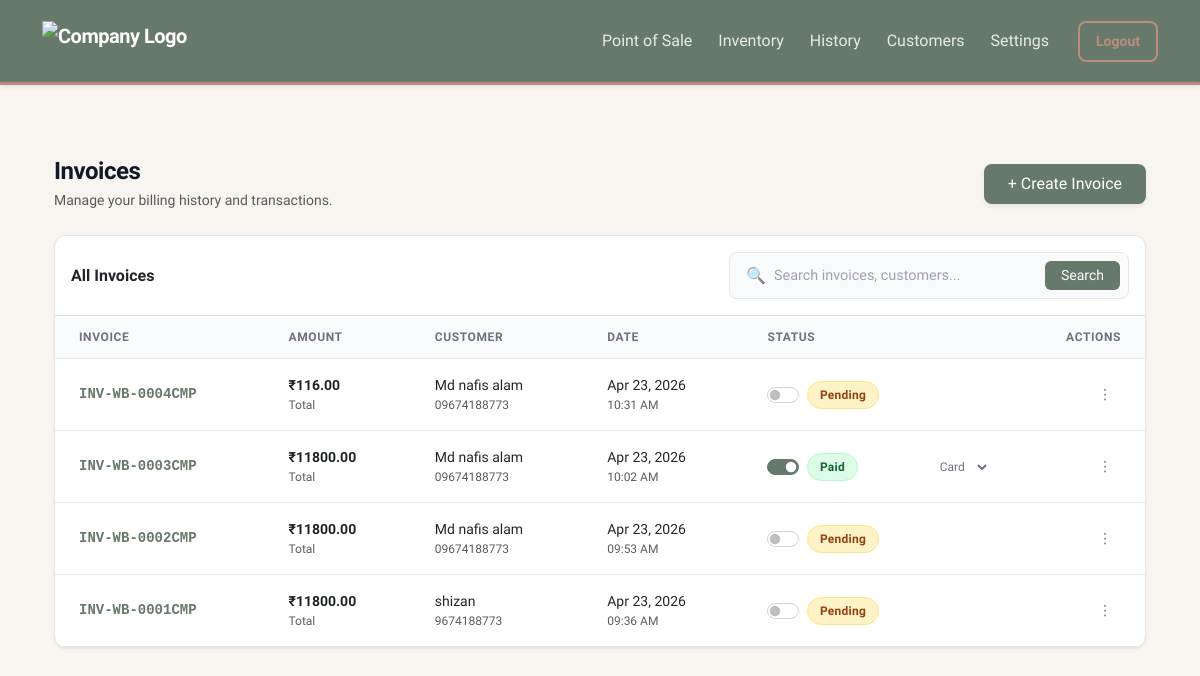
The page /billing/history (signed in) on the database as committed earlier.
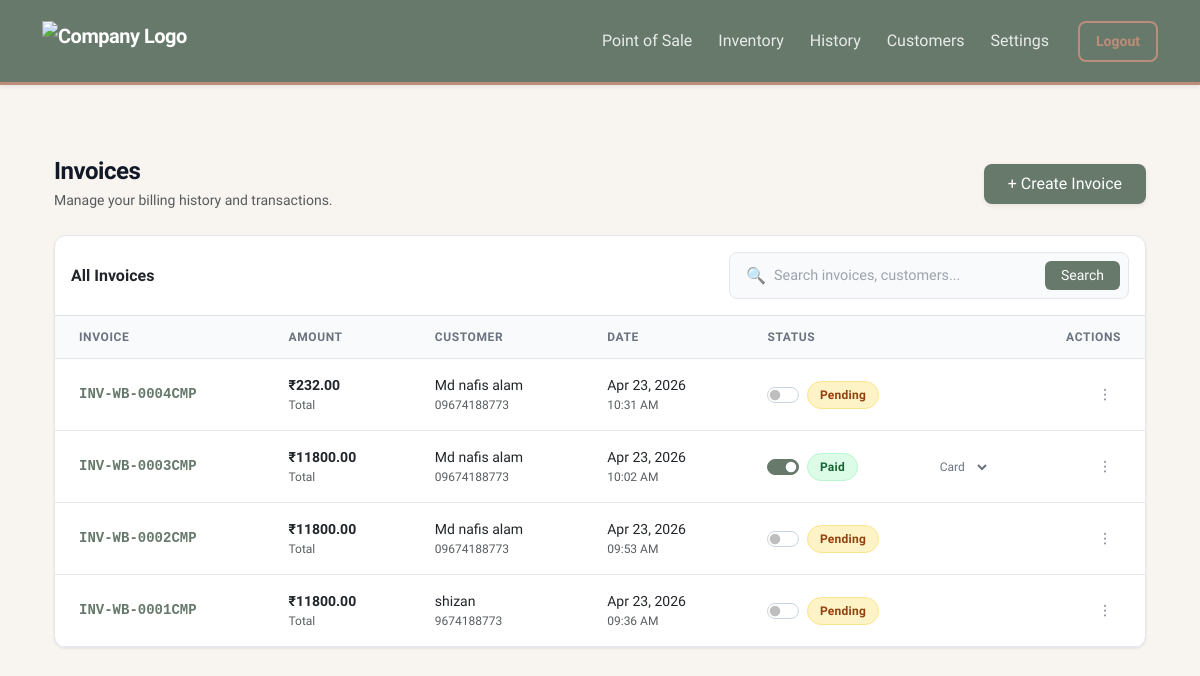
The same page on the database as committed later.
### core/models.py (models this page shows)
class Invoice(db.Model):
    __tablename__ = 'invoices'
    id = db.Column(db.Integer, primary_key=True)
    company_id = db.Column(db.Integer, db.ForeignKey('companies.id'), nullable=False) # ISOLATION
    invoice_number = db.Column(db.String(50), unique=True, nullable=False)
    access_token = db.Column(db.String(64), unique=True, nullable=True)
    customer_id = db.Column(db.Integer, db.ForeignKey('customers.id'), nullable=False)
    subtotal = db.Column(db.Float, nullable=False)
    discount_type = db.Column(db.String(10))
    discount_value = db.Column(db.Float, default=0.0)
    total_tax = db.Column(db.Float, nullable=False)
    grand_total = db.Column(db.Float, nullable=False)
    is_paid = db.Column(db.Boolean, default=False)
    payment_method = db.Column(db.String(20), default='Cash')
    split_gst = db.Column(db.Boolean, default=True)
    created_at = db.Column(db.DateTime, default=get_ist_time)
    items = db.relationship('InvoiceItem', backref='invoice', lazy=True)

class Customer(db.Model):
    __tablename__ = 'customers'
    id = db.Column(db.Integer, primary_key=True)
    company_id = db.Column(db.Integer, db.ForeignKey('companies.id'), nullable=False) # ISOLATION
    name = db.Column(db.String(100), nullable=False)
    phone_number = db.Column(db.String(15), nullable=False) # Removed unique=True so diff companies can have same customer
    email = db.Column(db.String(100), nullable=True)
    created_at = db.Column(db.DateTime, default=get_ist_time)
    invoices = db.relationship('Invoice', backref='customer', lazy=True)

### core/billing/routes.py (the view, shortened to what this page needs)
@billing_bp.route('/history')
def history():
    company_id = session.get('company_id')
    if not company_id:
        flash("Please log in to view history.", "warning")
        return redirect(url_for('auth.login'))
    page = request.args.get('page', 1, type=int)
    search_query = request.args.get('search', '').strip()
    query = Invoice.query.join(Customer).filter(Invoice.company_id == company_id)
    pagination = query.order_by(Invoice.created_at.desc()).paginate(page=page, per_page=10)
    return render_template(
        'billing/history.html',
        pagination=pagination,
        search_query=search_query
    )

### core/templates/billing/history.html (shortened to what this page needs)
{% extends "base.html" %}
{% block content %}
<div class="container-fluid py-4">
    <div class="d-flex flex-column flex-sm-row justify-content-between align-items-sm-center gap-3 mb-4">
        <div>
            <h1 class="page-title mb-1">Invoices</h1>
            <p class="text-muted text-sm mb-0">Manage your billing history and transactions.</p>
        </div>
        <a href="/billing" class="btn btn-dark fw-medium px-4 py-2 rounded-3 shadow-sm text-nowrap" style="background-color: var(--brand-sage); border: none;">
            + Create Invoice
        </a>
    </div>
    <div class="enterprise-card mb-4">
        <div class="p-3 border-bottom d-flex flex-column flex-md-row justify-content-between align-items-md-center gap-3">
            <h6 class="mb-0 fw-bold text-dark">All Invoices</h6>
            <form method="GET" action="/billing/history" class="w-100" style="max-width: 400px;">
                <div class="search-input-group">
                    <span class="ps-2 text-muted">🔍</span>
                    <input type="text" name="search" placeholder="Search invoices, customers..." value="{{ search_query or '' }}">
                    <button type="submit" class="btn btn-sm btn-dark px-3 rounded-2" style="background: var(--brand-sage); border: none;">Search</button>
                </div>
            </form>
        </div>
        <div class="table-responsive">
            <table class="table-pro">
                <thead>
                    <tr>
                        <th>Invoice</th>
                        <th>Amount</th>
                        <th>Customer</th>
                        <th>Date</th>
                        <th>Status</th>
                        <th class="text-end">Actions</th>
                    </tr>
                </thead>
                <tbody>
                    {% for inv in pagination.items %}
                    <tr>
                        <td>
                            <div class="invoice-id">{{ inv.invoice_number }}</div>
                        </td>
                        <td>
                            <div class="fw-bold text-dark">₹{{ "%.2f"|format(inv.grand_total) }}</div>
                            <div class="text-muted text-xs">Total</div>
                        </td>
                        <td>
                            <div class="fw-medium text-dark">{{ inv.customer.name }}</div>
                            <div class="text-muted text-xs">{{ inv.customer.phone_number }}</div>
                        </td>
                        <td>
                            <div class="text-dark text-sm">{{ inv.created_at.strftime('%b %d, %Y') }}</div>
                            <div class="text-muted text-xs">{{ inv.created_at.strftime('%I:%M %p') }}</div>
                        </td>
                        <td>
                            <div class="d-flex align-items-center justify-content-between gap-3">
                                <div class="form-check form-switch m-0 p-0 d-flex align-items-center">
                                    <input class="form-check-input payment-toggle m-0 me-2 shadow-none" type="checkbox" data-id="{{ inv.id }}" {% if inv.is_paid %}checked{% endif %}>
                                    <span class="status-label-wrapper">
                                        {% if inv.is_paid %}
                                            <span class="status-badge badge-paid">Paid</span>
                                        {% else %}
                                            <span class="status-badge badge-pending">Pending</span>
                                        {% endif %}
                                    </span>
                                </div>
                                <select class="pro-select payment-method-select" data-id="{{ inv.id }}" {% if not inv.is_paid %}style="display: none;"{% endif %}>
                                    <option value="Card" {% if inv.payment_method == 'Card' %}selected{% endif %}>Card</option>
                                </select>
                            </div>
                        </td>
                        <td class="text-end">
                            <div class="dropdown">
                                <button class="btn-icon" type="button" data-bs-toggle="dropdown" aria-expanded="false">
                                    ⋮
                                </button>
                            </div>
                        </td>
                    </tr>
                    {% endfor %}
                </tbody>
            </table>
        </div>
    </div>
</div>
{% endblock %}

### core/templates/base.html (shortened to what this page needs)
<!DOCTYPE html>
<html lang="en">
<head>
    <link href="https://cdn.jsdelivr.net/npm/bootstrap@5.3.0/dist/css/bootstrap.min.css" rel="stylesheet">
</head>
<body>
    <nav class="navbar navbar-expand-lg navbar-custom shadow-sm">
        <div class="container">
            {% if session.get('company_name') %}
            <a class="navbar-brand d-flex align-items-center" href="/billing/dashboard">
                {% if session.get('company_logo') %}
                <img src="{{ url_for('static', filename=session.get('company_logo')) }}" alt="Company Logo" height="40"
                    style="object-fit: contain; max-width: 180px;">
                {% else %}
                <span style="color: var(--color-terracotta);" class="me-2">🏢</span> {{ session.get('company_name') }}
                Workspace
                {% endif %}
            </a>
            {% elif session.get('is_developer') %}
            <a class="navbar-brand" href="/developer/dashboard">
                <span style="color: var(--color-sand);" class="me-2">⚙️</span> SuperAdmin Portal
            </a>
            {% else %}
            <a class="navbar-brand" href="/">
                <span style="color: var(--color-cream);" class="me-2">SaaS</span> Billing Platform
            </a>
            {% endif %}
            <div class="collapse navbar-collapse" id="navbarNav">
                <ul class="navbar-nav ms-auto align-items-center">
                    {% if session.get('company_id') %}
                    <li class="nav-item">
                        <a class="nav-link" href="/billing">Point of Sale</a>
                    </li>
                    <li class="nav-item">
                        <a class="nav-link" href="/inventory/add-product">Inventory</a>
                    </li>
                    <li class="nav-item">
                        <a class="nav-link" href="/billing/history">History</a>
                    </li>
                    <li class="nav-item">
                        <a class="nav-link" href="/billing/customers">Customers</a>
                    </li>
                    <li class="nav-item">
                        <a class="nav-link" href="/settings/">Settings</a>
                    </li>
                    <li class="nav-item ms-3">
                        <a class="btn btn-outline-taupe btn-sm px-3 py-2" href="/auth/logout">Logout</a>
                    </li>
                    {% endif %}
                </ul>
            </div>
        </div>
    </nav>
    <div class="container pb-5 mt-5">
        {% block content %}
        {% endblock %}
    </div>
</body>
</html>

### core/templates/base.html (style rules this page uses)
:root { --color-sand: #D4C2AD; --color-terracotta: #D7A184; --color-cream: #EFDFCC; --color-taupe: #BA8E7A; --color-sage: #66796B; --text-dark: #2C3530; --shadow-soft: 0 10px 30px rgba(102, 121, 107, 0.08); --shadow-hover: 0 15px 35px rgba(102, 121, 107, 0.15); }
body { background-color: #F8F5F1; font-family: 'Plus Jakarta Sans', sans-serif; color: var(--text-dark); -webkit-font-smoothing: antialiased; }
.navbar-custom { background-color: var(--color-sage) !important; padding: 1rem 0; border-bottom: 3px solid var(--color-taupe); }
.navbar-custom .navbar-brand { font-weight: 700; letter-spacing: -0.5px; color: #ffffff; }
.navbar-custom .nav-link { font-weight: 500; color: rgba(255, 255, 255, 0.85) !important; transition: all 0.2s ease; margin: 0 5px; }
.btn-outline-taupe { border: 2px solid var(--color-taupe); color: var(--color-taupe); font-weight: 600; border-radius: 8px; background: transparent; }

### core/templates/billing/history.html (style rules this page uses)
:root { --brand-sage: #66796b; --brand-sage-light: #f0fdf4; --brand-taupe: #8c837a; --text-dark: #111827; --text-muted: #6b7280; --border-color: #e5e7eb; --bg-surface: #ffffff; --bg-body: #f9fafb; }
.page-title { color: var(--text-dark); font-weight: 800; letter-spacing: -0.02em; font-size: 1.5rem; }
.enterprise-card { background: var(--bg-surface); border: 1px solid var(--border-color); border-radius: 12px; box-shadow: 0 1px 3px rgba(0, 0, 0, 0.05), 0 1px 2px rgba(0, 0, 0, 0.03); overflow: hidden; }
.search-input-group { display: flex; align-items: center; background: var(--bg-body); border: 1px solid var(--border-color); border-radius: 8px; padding: 0.25rem 0.5rem; transition: all 0.2s; }
.search-input-group input { border: none; background: transparent; padding: 0.5rem; font-size: 0.9rem; width: 100%; outline: none; color: var(--text-dark); }
.search-input-group input::placeholder { color: #9ca3af; }
.table-responsive { -webkit-overflow-scrolling: touch; }
.table-pro { width: 100%; margin-bottom: 0; border-collapse: collapse; }
.table-pro th { background-color: var(--bg-body); color: var(--text-muted); font-size: 0.75rem; font-weight: 600; text-transform: uppercase; letter-spacing: 0.05em; padding: 0.75rem 1.5rem; border-bottom: 1px solid var(--border-color); white-space: nowrap; }
.table-pro td { padding: 1rem 1.5rem; vertical-align: middle; border-bottom: 1px solid var(--border-color); color: var(--text-dark); font-size: 0.875rem; white-space: nowrap; }
.table-pro tbody tr { transition: background-color 0.15s ease; }
.fw-medium { font-weight: 500; }
.text-sm { font-size: 0.875rem; }
.text-xs { font-size: 0.75rem; }
.invoice-id { font-family: ui-monospace, SFMono-Regular, Menlo, Monaco, Consolas, monospace; color: var(--brand-sage); font-weight: 600; }
.status-badge { display: inline-flex; align-items: center; padding: 0.25rem 0.75rem; border-radius: 9999px; font-size: 0.75rem; font-weight: 600; letter-spacing: 0.02em; }
.badge-paid { background-color: #dcfce7; color: #166534; border: 1px solid #bbf7d0; }
.badge-pending { background-color: #fef3c7; color: #92400e; border: 1px solid #fde68a; }
.form-switch .form-check-input { width: 2.25em; height: 1.15em; cursor: pointer; border-color: #cbd5e1; }
.form-switch .form-check-input:checked { background-color: var(--brand-sage); border-color: var(--brand-sage); }
.pro-select { border: 1px solid transparent; background: transparent; color: var(--text-muted); font-size: 0.75rem; font-weight: 500; padding: 2px 4px; border-radius: 4px; cursor: pointer; }
.btn-icon { display: inline-flex; align-items: center; justify-content: center; width: 32px; height: 32px; border-radius: 6px; color: var(--text-muted); background: transparent; border: 1px solid transparent; transition: all 0.2s; text-decoration: none; }

Rows that differ between the two databases and show on the page:
changed Invoice "INV-WB-0004CMP": grand_total "116.00" → "232.00"
